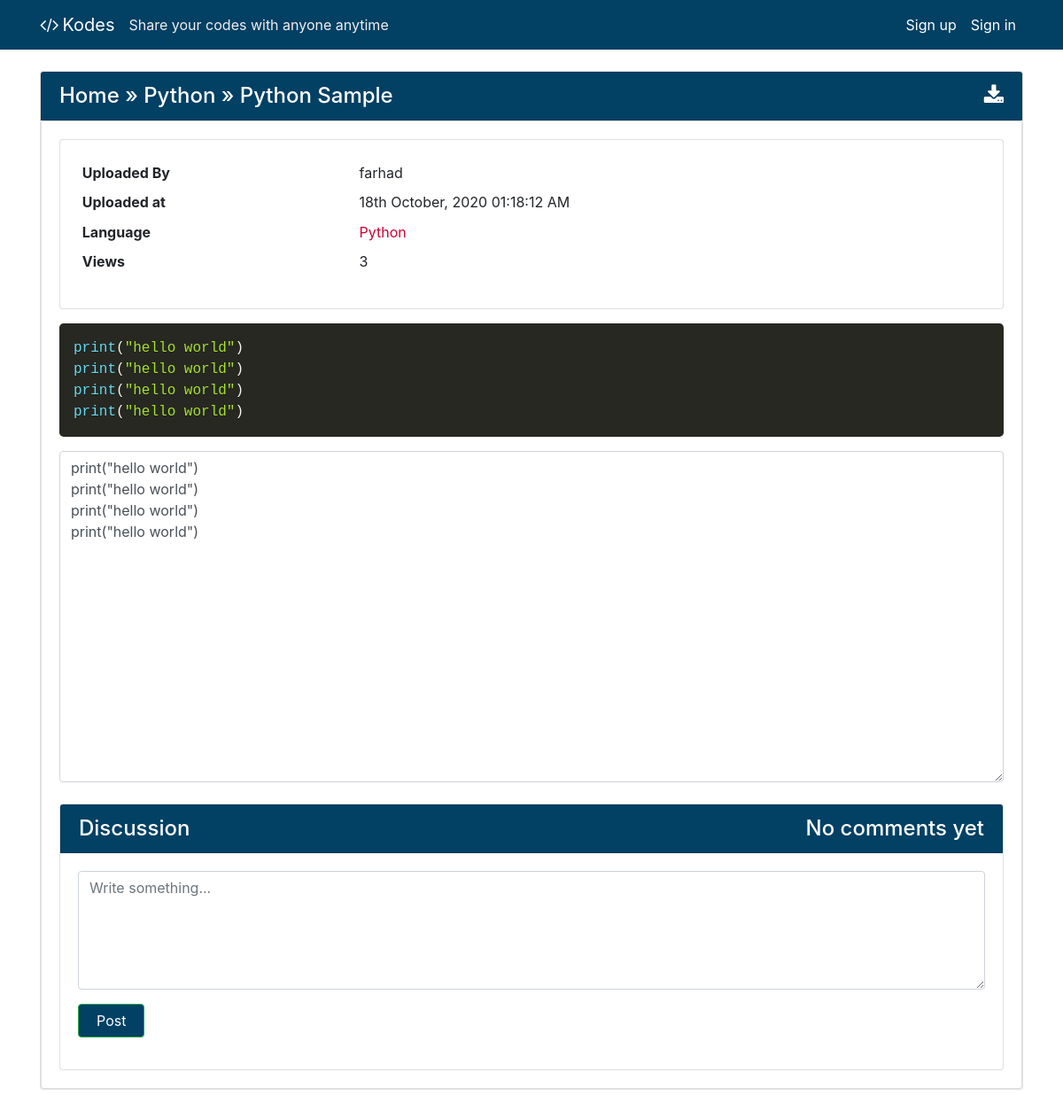
/code/16/ (signed in), run on the app's committed database.
### codes/models.py (models this page shows, shortened)
class Code(models.Model):
    author = models.ForeignKey(User, on_delete=models.CASCADE, null=True, blank=True)
    created_utc = models.DateTimeField(auto_now_add=True, verbose_name="Created")
    total_views = models.IntegerField(default=0)
    snippet_title = models.CharField(max_length=1000, default="", verbose_name="Title/Filename")
    snippet_body = models.TextField(verbose_name="Code Snippet")
    language = models.ForeignKey(Language, on_delete=models.SET_NULL, null=True)
    is_private = models.BooleanField(default=False, verbose_name="Private")
    password = models.CharField(max_length=1000, default="", blank=True)

class Language(models.Model):
    name = models.CharField(max_length=50, null=False, blank=False)
    language_code = models.IntegerField(default=100, null=False, blank=False)
    is_popular = models.BooleanField(default=False, verbose_name="Popular")
    short_name = models.CharField(max_length=30, null=True, blank=True)
    file_extension = models.CharField(max_length=30, null=True, blank=True)

### codes/views.py (the view)
# urls.py: path('code/<code_id>/', code_view, name="code_view"),
def code_view(request, code_id):
    form = CommentForm()
    try:
        code = Code.objects.get(id=code_id)
        comments = code.comment_set.all()
    except:
        response = render(request, '404.html')
        response.status_code = 404
        return response
    if request.method == "POST":
        form = CommentForm(request.POST)
        if form.is_valid():
            comment = form.save(commit=False)
            comment.author = request.user
            comment.code = code
            comment.save()
            return redirect('code_view', code.id)
    else:
        code.total_views = code.total_views + 1
        code.save()
    context = {
        "code": code,
        "form": form,
        "comments": comments
    }
    return render(request, "codes/code_page.html", context)

### codes/forms.py
class CommentForm(ModelForm):
    class Meta:
        model = Comment
        fields = ['body']

### codes/context_processors.py (called while the page is built)
def sitename_tagline(request):
    context = {
        'SITENAME': settings.SITENAME,
        'TAGLINE': settings.TAGLINE
    }
    return context

### codes/templates/codes/code_page.html (shortened to what this page needs)
{% extends 'codes/base.html' %}
{% load static %}
{% load tz %}
{% block header_scripts %}
<link rel="stylesheet" href="{% static 'prism/prism.css' %}">
{% endblock header_scripts %}
{% block content %}
<div class="card my-4">
    <div class="card card-header shared-snippet-title" style="padding-bottom: 0px !important">
        <h4 class="card-title card-link breadcumb"><a href="{% url 'home' %}">Home</a> &raquo; <a
                href="{% url 'language_page' code.language.name %}">{{code.language.name}}</a> &raquo; {{code.snippet_title}} <span
                class="float-right"><i class="fa fa-download" aria-hidden="true"></i></span></h4>
    </div>
    <div class="card card-body">
        <div class="card mb-2">
            <div class="card-body">
                <table class="table table-borderless table-sm">
                    <tr>
                        <th>Uploaded By</th>
                        <td>{{code.author|default:"Guest User"}}</td>
                    </tr>
                    <tr>
                        <th>Uploaded at</th>
                        <td>{% timezone "Asia/Dhaka" %}{{code.created_utc|date:"dS F, Y h:i:s A"}}{% endtimezone %}</td>
                    </tr>
                    <tr>
                        <th>Language</th>
                        <td><a
                            href="{% url 'language_page' code.language.name %}">{{code.language.name}}</a></td>
                    </tr>
                    <tr>
                        <th>Views</th>
                        <td>{{code.total_views}}</td>
                    </tr>
                </table>
            </div>
        </div>
        <pre><code class="language-{{code.language.short_name}}">{{ code.snippet_body }}</code></pre>
        <textarea class="form-control noscroll my-2 mb-4" rows="15">{{ code.snippet_body }}</textarea>
        <div class="card">
            <div class="card card-header shared-snippet-title" style="padding-bottom: 0px !important">
                <h4 class="card-title card-link breadcumb">Discussion
                    <span class="float-right">
                        {% if comments.count > 1 %}
                            {{comments.count}} comments
                        {% elif comments.count == 1 %}
                            {{comments.count}} comment
                        {% else %}
                            No comments yet
                        {% endif %}
                    </span></h4>
            </div>
            <div class="card-body">
                {% if request.user.is_authenticated %}
                <form method="post" class="mb-3">
                    <div class="form-group">
                        {{form.body}}
                    </div>
                    <input type="submit" value="Post" class="btn btn-success code-submit">
                </form>
                {% else %}
                    <p>Please login to post a comment!</p>
                {% endif %}
            </div>
        </div>
    </div>
</div>
{% endblock content %}

### codes/static/main.css (style rules this page uses)
a { text-decoration: none; color: #c03; }
.card-link.breadcumb a { text-decoration: none; color: white; }
.code-submit { padding-left: 20px; padding-right: 20px; background-color: #024064; }
.card.card-header.shared-snippet-title { background-color: #024064; color: #fff; }

### codes/static/prism/prism.css (style rules this page uses)
code[class*="language-"], pre[class*="language-"] { color: #f8f8f2; background: none; text-shadow: 0 1px rgba(0, 0, 0, 0.3); font-family: Consolas, Monaco, 'Andale Mono', 'Ubuntu Mono', monospace; font-size: 1em; text-align: left; white-space: pre; word-spacing: normal; word-break: normal; word-wrap: normal; line-height: 1.5; -moz-tab-size: 4; -o-tab-size: 4; tab-size: 4; -webkit-hyphens: none; -moz-hyphens: none; -ms-hyphens: none; hyphens: none; }
pre[class*="language-"] { padding: 1em; margin: .5em 0; overflow: auto; border-radius: 0.3em; }
:not(pre) > code[class*="language-"], pre[class*="language-"] { background: #272822; }

### data on the page
Code: language.name "Python", snippet_title "Python Sample", author "farhad", created_utc "18th October, 2020 01:18:12 AM", total_views "3", snippet_body "print(\"hello world\") print(\"hello world\") print(\"hello world\") print(\"hello world\")"

### other printed values
{{ SITENAME }} "Kodes"
{{ TAGLINE }} "Share your codes with anyone anytime"
